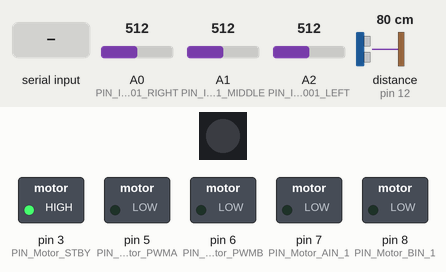
This sketch was run on a simulated Arduino Uno, built with avr-gcc and run on an emulated ATmega328P. Shown: 1 RGB LEDs in strip order, left to right, switched loads named in the sketch (green lamp = pin HIGH). The inputs (shaded band) are chosen by the test bench; at power-on: A1 (PIN_ITR20001_MIDDLE) = 512, distance to the obstacle (sensor on pin 12) 80 cm, A0 (PIN_ITR20001_RIGHT) = 512, A2 (PIN_ITR20001_LEFT) = 512. The echo pulse lasts 58.3 µs per cm; dim RGB values are drawn brighter than linear; pins used as bus, display or sensor lines are not drawn; what the sketch prints to the serial monitor is not drawn.

Above: at 0.9 s.
1.0 s: "|" received over Serial
At 1.5 s:
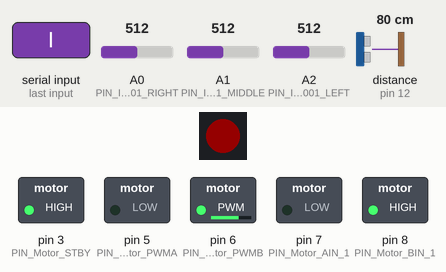
2.5 s: A1 (PIN_ITR20001_MIDDLE) set to 685
4.0 s: A1 (PIN_ITR20001_MIDDLE) set to 714
At 4.9 s:
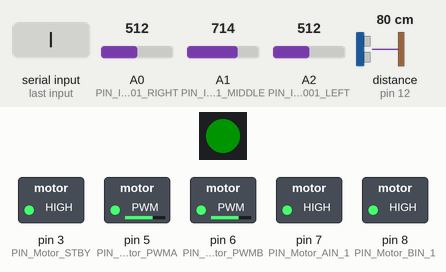
5.5 s: distance to the obstacle (sensor on pin 12) set to 23 cm
7.0 s: distance to the obstacle (sensor on pin 12) set to 19 cm
At 7.7 s:
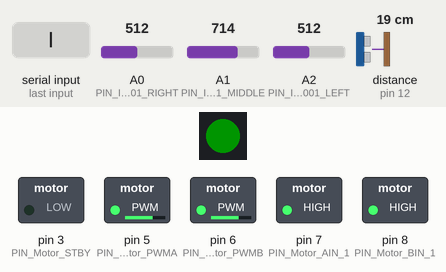
8.5 s: A0 (PIN_ITR20001_RIGHT) set to 710
At 9.6 s:
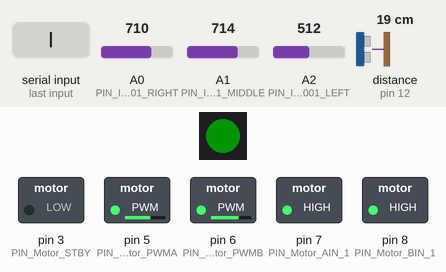
Timing chart, 0 to 11.0 s (numbered marks = the images above; inputs shaded):
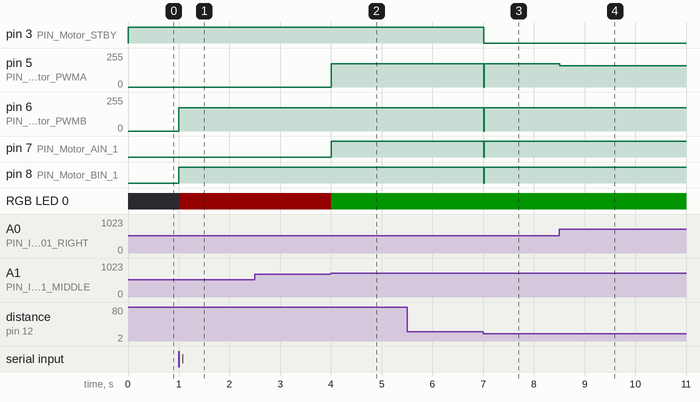

Measured:
- the behaviour switches between 700 and 701 on A1 (PIN_ITR20001_MIDDLE) (found by bisection; images 1 and 2)
- the behaviour switches between 22 and 21 cm on distance to the obstacle (sensor on pin 12) (found by bisection; images 2 and 3)
- after the input at 1.0 s, pin 6 (PIN_Motor_PWMB): 0/255 → 175/255 at once; pin 8 (PIN_Motor_BIN_1): LOW → HIGH at once; RGB LED 0: off → RGB(20, 0, 0) at once
- after the input at 2.5 s, every drawn part: stays the same
- after the input at 4.0 s, pin 5 (PIN_Motor_PWMA): 0/255 → 175/255 at once; pin 7 (PIN_Motor_AIN_1): LOW → HIGH at once; RGB LED 0: RGB(20, 0, 0) → RGB(0, 20, 0) at once
- after the input at 5.5 s, every drawn part: stays the same
- after the input at 7.0 s, pin 3 (PIN_Motor_STBY): HIGH → LOW at once; pin 5 (PIN_Motor_PWMA), pin 6 (PIN_Motor_PWMB): 175/255 → 0/255 at once, → 175/255 0.01 s later; pin 7 (PIN_Motor_AIN_1), pin 8 (PIN_Motor_BIN_1): HIGH → LOW at once, → HIGH 0.01 s later
- after the input at 8.5 s, pin 5 (PIN_Motor_PWMA): 175/255 → 160/255 at once

The sketch:

follow_line.ino
```cpp
#include <Arduino_FreeRTOS.h>
#include "Messages.hpp"
#include "FastLED.h"

#define TRIG_PIN 13
#define ECHO_PIN 12
//Sensor Infra-rojo
#define PIN_ITR20001_LEFT   A2
#define PIN_ITR20001_MIDDLE A1
#define PIN_ITR20001_RIGHT  A0
// Enable/Disable motor control.
//  HIGH: motor control enabled
//  LOW: motor control disabled
#define PIN_Motor_STBY 3

// Group A Motors (Right Side)
// PIN_Motor_AIN_1: Digital output. HIGH: Forward, LOW: Backward
#define PIN_Motor_AIN_1 7
// PIN_Motor_PWMA: Analog output [0-255]. It provides speed.
#define PIN_Motor_PWMA 5

// Group B Motors (Left Side)
// PIN_Motor_BIN_1: Digital output. HIGH: Forward, LOW: Backward
#define PIN_Motor_BIN_1 8
// PIN_Motor_PWMB: Analog output [0-255]. It provides speed.
#define PIN_Motor_PWMB 6

#define HIGH_SPEED 175
#define MEDIUM_SPEED 160
#define PID_SPEED 110

#define PERIODIC_MOTORS 20
#define PERIODIC_INFRARRED 20
#define PERIODIC_ULTRASOUND 150

#define ULTRASOUND_THRESHOLD 20
#define PIN_RBGLED 4
#define NUM_LEDS 1

typedef enum {
  TURN_LEFT,
  TURN_SLIGHTLY_LEFT,
  STRAIGHT,
  TURN_SLIGHTLY_RIGHT,
  TURN_RIGHT,
  STOP
} directions;

Messages *send_msg = new Messages("Forocoches", "3");
CRGB leds[NUM_LEDS];
directions destination = 0;
directions last_destination = 0;
bool in_lap = true;
unsigned long start_time;
bool in_line = true;
bool search_line = false;
double total_lines_searched = 0;
double total_lines_lost = 0;

uint32_t Color(uint8_t r, uint8_t g, uint8_t b) {
  return (((uint32_t)r << 16) | ((uint32_t)g << 8) | b);
}


void moveForward() {
  analogWrite(PIN_Motor_PWMA, HIGH_SPEED);
  digitalWrite(PIN_Motor_AIN_1, HIGH);

  analogWrite(PIN_Motor_PWMB, HIGH_SPEED);
  digitalWrite(PIN_Motor_BIN_1, HIGH);
}

void moveBackwards() {
  analogWrite(PIN_Motor_PWMA, HIGH_SPEED);
  digitalWrite(PIN_Motor_AIN_1, LOW);

  analogWrite(PIN_Motor_PWMB, HIGH_SPEED);
  digitalWrite(PIN_Motor_BIN_1, LOW);
}

void turnLeft() {
  analogWrite(PIN_Motor_PWMA, 0);
  digitalWrite(PIN_Motor_AIN_1, LOW);

  analogWrite(PIN_Motor_PWMB, HIGH_SPEED);
  digitalWrite(PIN_Motor_BIN_1, HIGH);
}

void turnRight() {
  analogWrite(PIN_Motor_PWMA, HIGH_SPEED);
  digitalWrite(PIN_Motor_AIN_1, HIGH);

  analogWrite(PIN_Motor_PWMB, 0);
  digitalWrite(PIN_Motor_BIN_1, LOW);
}

void turnLeftSlightly() {
  analogWrite(PIN_Motor_PWMA, MEDIUM_SPEED);
  digitalWrite(PIN_Motor_AIN_1, HIGH);

  analogWrite(PIN_Motor_PWMB, HIGH_SPEED);
  digitalWrite(PIN_Motor_BIN_1, HIGH);
}

void turnRightSlightly() {
  analogWrite(PIN_Motor_PWMA, HIGH_SPEED);
  digitalWrite(PIN_Motor_AIN_1, HIGH);

  analogWrite(PIN_Motor_PWMB, MEDIUM_SPEED);
  digitalWrite(PIN_Motor_BIN_1, HIGH);
}

void stopMotors() {
  analogWrite(PIN_Motor_PWMA, 0);
  digitalWrite(PIN_Motor_AIN_1, LOW);

  analogWrite(PIN_Motor_PWMB, 0);
  digitalWrite(PIN_Motor_BIN_1, LOW);
}

static void Ultrasonido(void* pvParameters) {
  TickType_t xLastWakeTime, aux;
  int distance_cm = 0;

  while(1) {
    xLastWakeTime = xTaskGetTickCount();
    aux = xLastWakeTime;

    // generate 10-microsecond pulse to TRIG pin
    digitalWrite(TRIG_PIN, HIGH);
    delayMicroseconds(10);
    digitalWrite(TRIG_PIN, LOW);

    // measure duration of pulse from ECHO pin and calculate the distance
    distance_cm = 0.017 * pulseIn(ECHO_PIN, HIGH);

    if (distance_cm <= ULTRASOUND_THRESHOLD && in_lap) {
      destination = STOP;
      in_lap = false;
      Serial.print("2");
      Serial.print(distance_cm);
      Serial.print("}");
      Serial.print("1");
      Serial.print(millis() - start_time);
      Serial.print("}");
      Serial.print("8");
      Serial.print(((total_lines_searched - total_lines_lost) * 100)/
                     total_lines_searched);
      Serial.print("}");
    }

    xTaskDelayUntil(&xLastWakeTime, (PERIODIC_ULTRASOUND / portTICK_PERIOD_MS));

  }
}

static void Infrarred(void* pvParameters) {
  TickType_t xLastWakeTime, aux;
  int irLeft, irMiddle, irRight, found_line;

  if (destination == STOP) return;

  while(1) {
    xLastWakeTime = xTaskGetTickCount();
    aux = xLastWakeTime;

    irLeft = analogRead(PIN_ITR20001_LEFT);
    irMiddle = analogRead(PIN_ITR20001_MIDDLE);
    irRight = analogRead(PIN_ITR20001_RIGHT);

    found_line = 1;

    if (irLeft < 700 && irMiddle > 700 && irRight < 700) {
      destination = STRAIGHT;
    } else if (irLeft > 700 && irMiddle < 700 && irRight < 700) {
      destination = TURN_RIGHT;
    } else if (irLeft < 700 && irMiddle < 700 && irRight > 700) {
      destination = TURN_LEFT;
    } else if (irLeft > 700 && irMiddle > 700 && irRight < 700) {
      destination = TURN_SLIGHTLY_RIGHT;
    } else if (irLeft < 700 && irMiddle > 700 && irRight > 700) {
      destination = TURN_SLIGHTLY_LEFT;
    } else {
      destination = last_destination;
      found_line = 0;
    }

    if (found_line) {
      FastLED.showColor(Color(0, 255, 0));
      if (search_line) {
        Serial.print("6}");
        Serial.print("7}");
      }
      total_lines_searched++;
      in_line = true;
      search_line = false;
    } else {
      FastLED.showColor(Color(255, 0, 0));
      in_line = false;
      if (!in_line && !search_line) {
        Serial.print("3}");
        Serial.print("5}");
        search_line = true;
      }
      total_lines_lost++;
    }

    last_destination = destination;

    xTaskDelayUntil(&xLastWakeTime, (PERIODIC_INFRARRED / portTICK_PERIOD_MS));

  }
}

static void Motors(void * args) {
  TickType_t xLastWakeTime, aux;

  while(1) {
    xLastWakeTime = xTaskGetTickCount();
    aux = xLastWakeTime;

    switch(destination) {
    case STRAIGHT:
      moveForward();
      break;
    case TURN_LEFT:
      turnLeft();
      break;
    case TURN_SLIGHTLY_LEFT:
      turnLeftSlightly();
      break;
    case TURN_RIGHT:
      turnRight();
      break;
    case TURN_SLIGHTLY_RIGHT:
      turnRightSlightly();
      break;
    case STOP:
      stopMotors();
      digitalWrite(PIN_Motor_STBY, LOW);
      break;
    }

    xTaskDelayUntil( &xLastWakeTime, ( PERIODIC_MOTORS / portTICK_PERIOD_MS ) );
  }

}

void setup() {
  // put your setup code here, to run once:
  Serial.begin(9600);

  // Set motor control pins as OUTPUT
  pinMode(PIN_Motor_STBY, OUTPUT);
  pinMode(PIN_Motor_AIN_1, OUTPUT);
  pinMode(PIN_Motor_PWMA, OUTPUT);
  pinMode(PIN_Motor_BIN_1, OUTPUT);
  pinMode(PIN_Motor_PWMB, OUTPUT);
  digitalWrite(PIN_Motor_STBY, HIGH);

  // configure the trigger pin to output mode
  pinMode(TRIG_PIN, OUTPUT);
  // configure the echo pin to input mode
  pinMode(ECHO_PIN, INPUT);

  // configure the IR sensors as input
  pinMode(PIN_ITR20001_LEFT, INPUT);
  pinMode(PIN_ITR20001_MIDDLE, INPUT);
  pinMode(PIN_ITR20001_RIGHT, INPUT);

  FastLED.addLeds<NEOPIXEL, PIN_RBGLED>(leds, NUM_LEDS);
  FastLED.setBrightness(20);

  send_msg->wait_connection();
  xTaskCreate(Motors, "Motors", 100, NULL, 4, NULL);
  xTaskCreate(Infrarred, "Infrarred", 100, NULL, 3, NULL);
  xTaskCreate(Ultrasonido, "Ultrasonido", 100, NULL, 2, NULL);

  Serial.print("0}");
  start_time = millis();
}

void loop() {}
```

Messages.cpp
```cpp
#include <Arduino.h>
#include "Messages.hpp"
#include <string.h>

#define MAX_MSG_LENGTH 128

// Cannot be less than 80 columns. So does not pass
#define MSG_BASE "{\"team_name\": \"%s\", \"id\": \"%s\", \"action\": \"%s\"}"
#define MSG_TIME "{\"team_name\": \"%s\", \"id\": \"%s\", \"action\": \"%s\", \"time\": %ld}"
#define MSG_DIST "{\"team_name\": \"%s\", \"id\": \"%s\", \"action\": \"%s\", \"distance\": %d}"
#define MSG_VAL "{\"team_name\": \"%s\", \"id\": \"%s\", \"action\": \"%s\", \"value\": %.2f}"

Messages::Messages(char _team_name[MAX_TEAM_STR_SIZE],
                   char _team_id[MAX_ID_STR_SIZE]) {
  strcpy(team_name,_team_name);
  strcpy(team_id,_team_id);
  queue_size = 0;
}

void Messages::wait_connection() {
  char c;
  while(1) {
      if (Serial.available()) {
        c = Serial.read();
        if (c == '|')  { // Wait for message
          break;
        }

      }
    }
}
```

Messages.hpp
```cpp
#define MAX_QUEUED_MSG 64
#define MAX_TEAM_STR_SIZE 64
#define MAX_ID_STR_SIZE 4

typedef enum {
    START_LAP = 0,
    END_LAP,
    OBSTACLE_DETECTED,
    LINE_LOST,
    PING,
    INIT_LINE_SEARCH,
    STOP_LINE_SEARCH,
    LINE_FOUND,
    VISIBLE_LINE
} msg_type;

typedef struct msg {
    msg_type type;
    union {
        int dst;
        float value;
    };
} msg;

class Messages {
public:
    Messages(char team_name[MAX_TEAM_STR_SIZE], char team_id[MAX_ID_STR_SIZE]);
    void wait_connection();

private:
    // Queue of messages
    msg queue[MAX_QUEUED_MSG];
    int queue_size;
    // Timer for the ping and for time since start
    unsigned long init_time;
    long last_ping;
    // Team name and id
    char team_name[MAX_TEAM_STR_SIZE];
    char team_id[MAX_ID_STR_SIZE];
};
```
